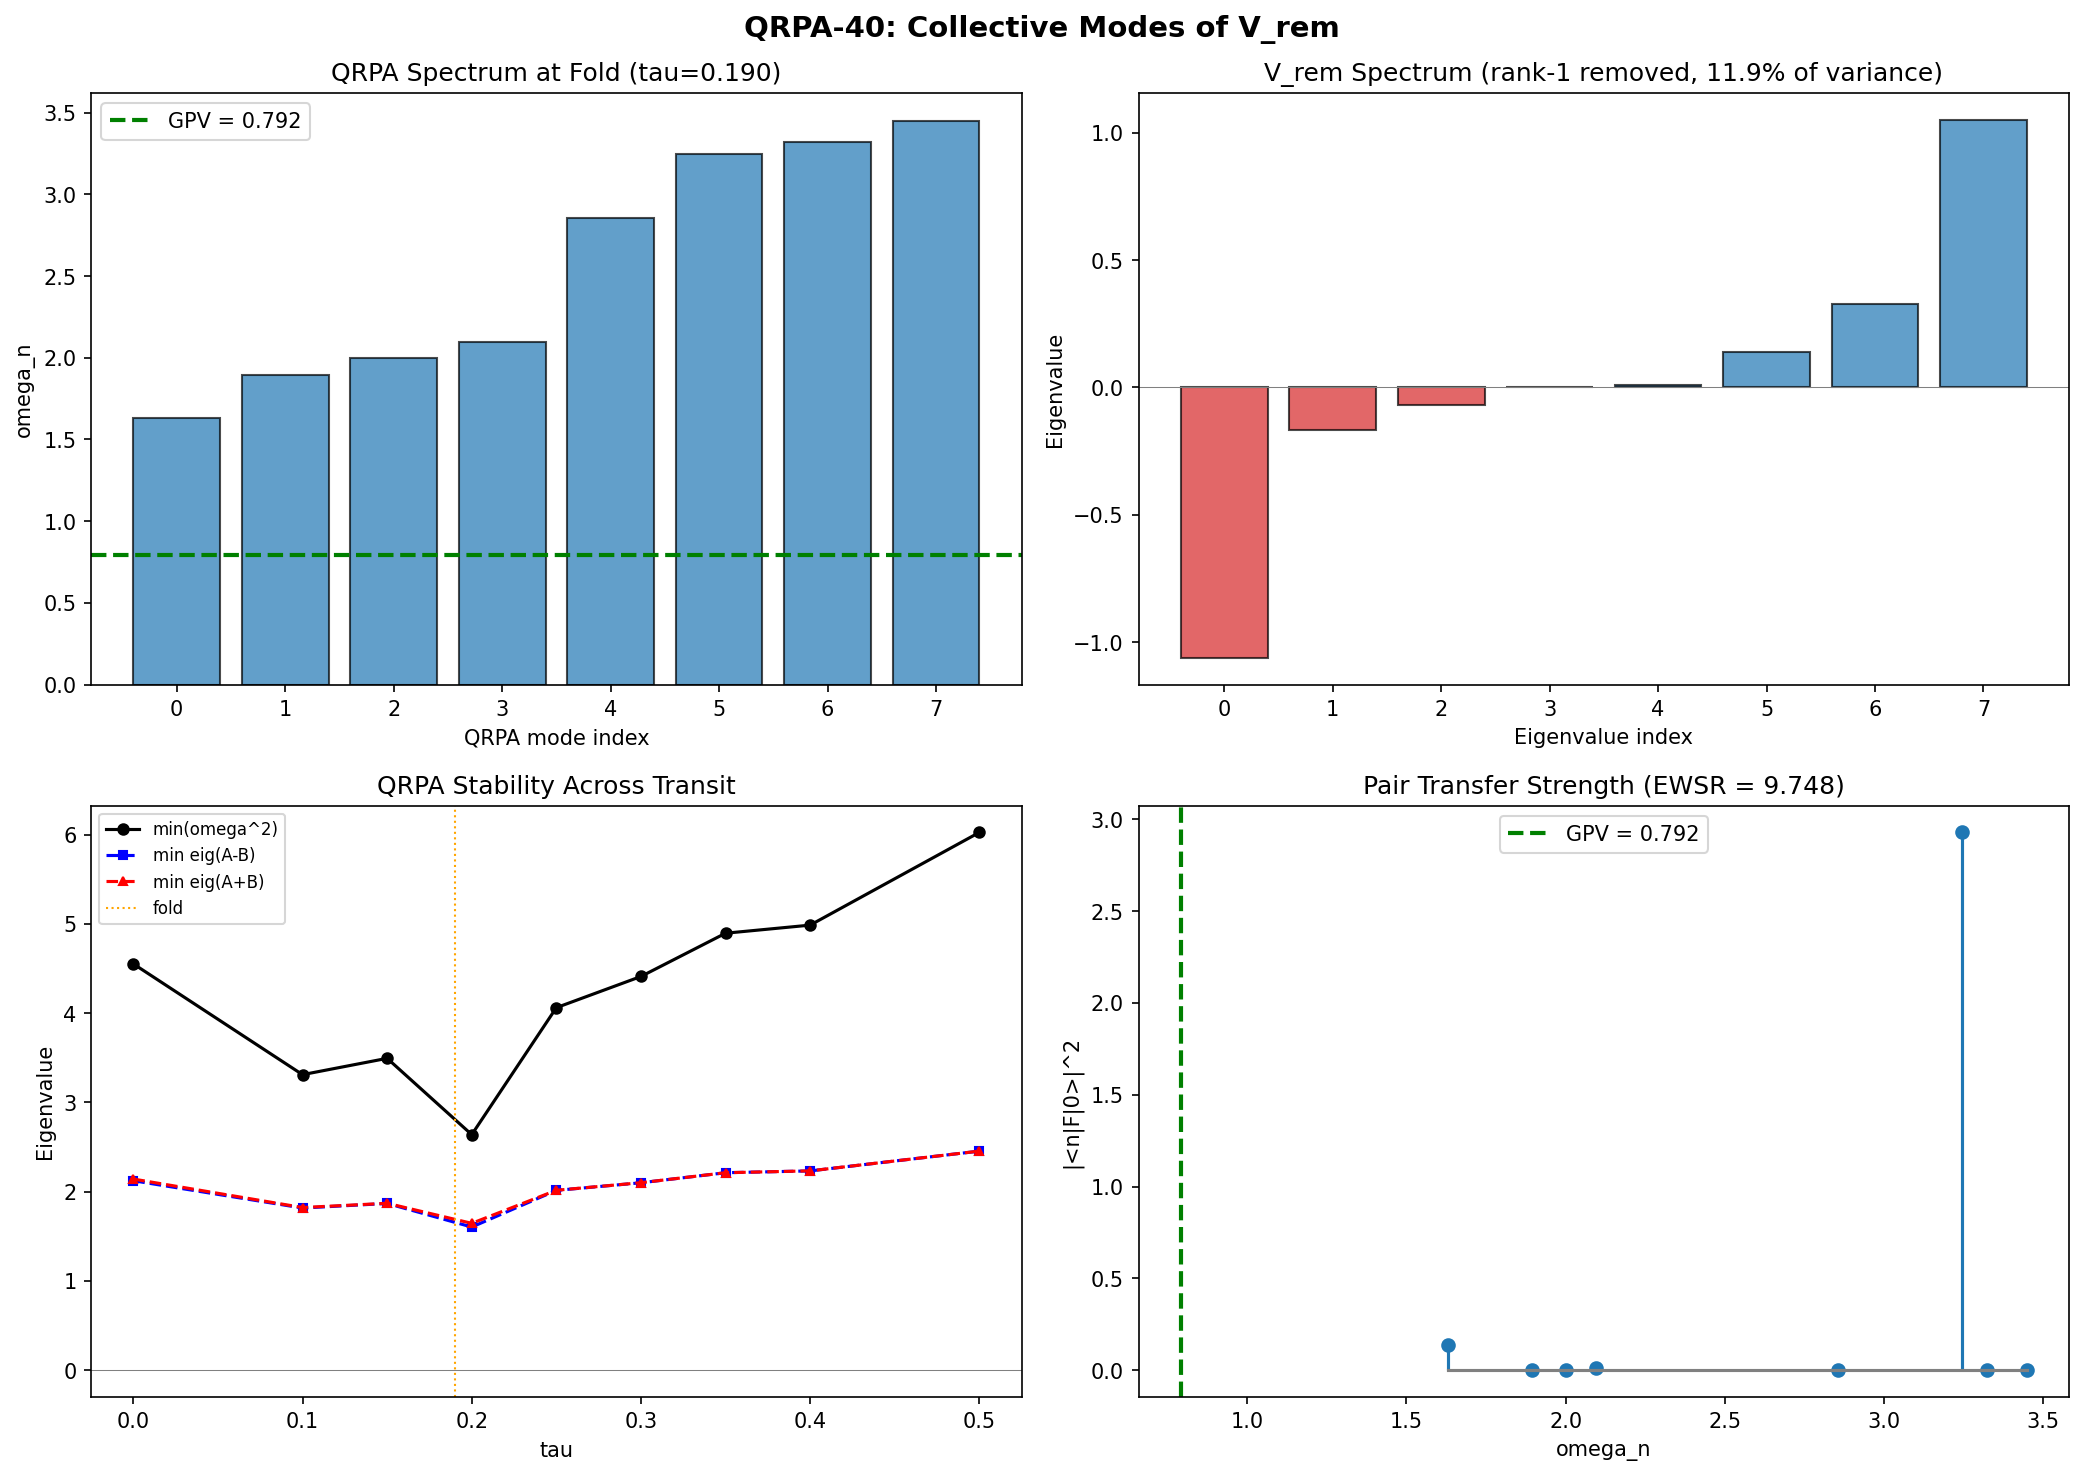

This chart was generated by the following Python code:
#!/usr/bin/env python3
"""
QRPA-40: Quasiparticle Random Phase Approximation collective modes
of the residual interaction V_rem in the 8-mode BCS system at the fold.

Tests whether the BCS ground state is locally stable against collective
particle-hole and particle-particle excitations.

Gate: QRPA-40
  PASS (INSTABILITY): Any eigenvalue omega_n^2 < 0
  FAIL (STABLE): All omega_n^2 > 0

Physics:
  The QRPA equation is the small-amplitude limit of time-dependent HFB.
  It tests the BCS vacuum |BCS> against 2-quasiparticle excitations
  Q_n^dagger |BCS> where Q_n^dagger = sum_{k<k'} [X_n(kk') a_k^+ a_{k'}^+
                                                   - Y_n(kk') a_{k'} a_k]
  The QRPA matrix is:
    [A   B ] [X]       [X]
    [-B -A ] [Y] = E_n [Y]

  where A, B are constructed from the residual interaction V_rem in the
  quasiparticle basis using the BCS coherence factors u_k, v_k.

Input: tier0-computation/s39_richardson_gaudin.npz
       tier0-computation/s37_pair_susceptibility.npz
Output: tier0-computation/s40_qrpa_modes.npz
        tier0-computation/s40_qrpa_modes.png
"""

import numpy as np
from scipy import linalg
import matplotlib
matplotlib.use('Agg')
import matplotlib.pyplot as plt

# ============================================================
# 1. LOAD DATA
# ============================================================

rg = np.load('tier0-computation/s39_richardson_gaudin.npz', allow_pickle=True)
ps = np.load('tier0-computation/s37_pair_susceptibility.npz', allow_pickle=True)

labels = rg['branch_labels']
n_modes = 8

# Single-particle energies at the fold (tau=0.20 data point, index 3)
E_sp = rg['E_8_tau'][3]  # shape (8,)

# BCS coherence factors from the RG pair wavefunction
u_k = rg['u_k_fold']  # shape (8,)
v_k = rg['v_k_fold']  # shape (8,)
n_k = rg['n_k_fold']  # n_k = v_k^2

# Chemical potential
mu = float(rg['mu'])  # = 0

# Single-particle energies relative to Fermi level
xi_k = E_sp - mu

# Full pairing interaction at fold
V_phys = rg['V_phys_fold']  # shape (8, 8), symmetric

# BCS quasiparticle energies: E_qp_k = sqrt(xi_k^2 + Delta_k^2)
# But since u,v are from RG (not self-consistent BCS), we compute
# E_qp from the Bogoliubov transformation directly:
# E_qp_k = sqrt(xi_k^2 + Delta_eff_k^2) where Delta_eff is the
# effective gap that reproduces the given u_k, v_k
# From u_k^2 = (1 + xi_k/E_qp)/2: E_qp = xi_k / (2*u_k^2 - 1)
E_qp = xi_k / (2 * u_k**2 - 1)
print("=" * 70)
print("QRPA-40: Collective Modes of the Residual Interaction")
print("=" * 70)

print(f"\n--- 1. INPUT DATA ---")
print(f"n_modes = {n_modes}")
print(f"mu = {mu}")
print(f"Fold tau = {float(rg['tau_fold']):.6f}")

print(f"\nSingle-particle structure:")
for i in range(n_modes):
    print(f"  {labels[i]:>5s}: E_sp={E_sp[i]:.6f}, xi={xi_k[i]:.6f}, "
          f"u={u_k[i]:.6f}, v={v_k[i]:.6f}, n={n_k[i]:.6f}, E_qp={E_qp[i]:.6f}")

print(f"\nE_qp range: [{E_qp.min():.4f}, {E_qp.max():.4f}]")

# Verify: u^2 + v^2 = 1
assert np.allclose(u_k**2 + v_k**2, 1.0, atol=1e-12), "u^2 + v^2 != 1"

# ============================================================
# 2. RANK-1 DECOMPOSITION: V = V_sep + V_rem
# ============================================================

print(f"\n--- 2. RANK-1 DECOMPOSITION ---")

eigvals_V, eigvecs_V = np.linalg.eigh(V_phys)
# Dominant eigenvalue (largest by magnitude is the last one since eigh sorts ascending)
idx_dom = np.argmax(np.abs(eigvals_V))
lam_dom = eigvals_V[idx_dom]
v_dom = eigvecs_V[:, idx_dom]

V_sep = lam_dom * np.outer(v_dom, v_dom)
V_rem = V_phys - V_sep

F_V = np.linalg.norm(V_phys, 'fro')
F_sep = np.linalg.norm(V_sep, 'fro')
F_rem = np.linalg.norm(V_rem, 'fro')
var_sep = F_sep**2 / F_V**2
var_rem = F_rem**2 / F_V**2

print(f"Dominant eigenvalue: lambda = {lam_dom:.6f}")
print(f"||V_phys||_F = {F_V:.6f}")
print(f"||V_sep||_F = {F_sep:.6f}")
print(f"||V_rem||_F = {F_rem:.6f}")
print(f"Variance in rank-1: {var_sep:.4f} ({100*var_sep:.1f}%)")
print(f"Variance in residual: {var_rem:.4f} ({100*var_rem:.1f}%)")

# Eigenvalues of V_rem
eigvals_rem = np.linalg.eigvalsh(V_rem)
print(f"\nV_rem eigenvalues: {eigvals_rem}")

# ============================================================
# 3. TIME-EVEN / TIME-ODD DECOMPOSITION
# ============================================================

print(f"\n--- 3. TIME-EVEN / TIME-ODD DECOMPOSITION ---")

# V_rem^even = (V_rem + V_rem^T) / 2
# V_rem^odd  = (V_rem - V_rem^T) / 2
V_rem_even = 0.5 * (V_rem + V_rem.T)
V_rem_odd  = 0.5 * (V_rem - V_rem.T)

norm_even = np.linalg.norm(V_rem_even, 'fro')
norm_odd  = np.linalg.norm(V_rem_odd, 'fro')

print(f"||V_rem^even||_F = {norm_even:.6e}")
print(f"||V_rem^odd||_F  = {norm_odd:.6e}")
print(f"V_rem is symmetric: {np.allclose(V_rem, V_rem.T, atol=1e-14)}")
print(f"V_rem^odd is zero: {np.allclose(V_rem_odd, 0, atol=1e-14)}")
print(f"\nCONSEQUENCE: V_rem is purely time-even.")
print(f"No time-reversal breaking from the residual interaction.")
print(f"The QRPA B matrix receives contributions only from the")
print(f"particle-particle channel (no time-odd driving).")

# ============================================================
# 4. CONSTRUCT QRPA MATRIX
# ============================================================

print(f"\n--- 4. QRPA MATRIX CONSTRUCTION ---")

# Enumerate 2-quasiparticle pairs (k < k')
# For 8 modes: 8*7/2 = 28 pairs
pairs = []
pair_labels = []
for k in range(n_modes):
    for kp in range(k+1, n_modes):
        pairs.append((k, kp))
        pair_labels.append(f"({labels[k]},{labels[kp]})")
n_pairs = len(pairs)
print(f"Number of 2QP pairs: {n_pairs}")

# QRPA A and B matrices in the 2-quasiparticle basis
#
# The QRPA for a general pairing interaction V_{kk'} is:
#
# A_{(kk'),(ll')} = (E_qp_k + E_qp_{k'}) delta_{kk',ll'} + V^{ph}_{(kk'),(ll')}
# B_{(kk'),(ll')} = V^{pp}_{(kk'),(ll')}
#
# The particle-hole (ph) and particle-particle (pp) matrix elements
# are constructed from V_rem using the BCS coherence factors.
#
# For the pairing Hamiltonian H_pair = sum_{kk'} V_{kk'} c_k^+ c_{-k}^+ c_{-k'} c_{k'}
# the QRPA matrix elements in the quasiparticle basis are:
#
# V^{ph}_{(kk'),(ll')} = V_rem_{kl} (u_k u_l u_{k'} u_{l'} + v_k v_l v_{k'} v_{l'})  [k!=l, k'!=l']
#                       + similar terms with proper index structure
#
# For a PAIRING interaction (pair-pair scattering), the relevant channels are:
#
# In the particle-particle (pp) channel for QRPA:
#   The pair transfer operator P^+_k = c^+_k c^+_{-k} creates a Cooper pair.
#   In the quasiparticle basis: c^+_k c^+_{-k} = u_k v_k (1 - 2 alpha^+_k alpha_k)
#   plus pair-scattering terms.
#
# Standard QRPA for pairing-only Hamiltonian (Ring & Schuck, ch. 8):
#
# A_{kk'} = 2*E_qp_k * delta_{kk'} + (u_k u_{k'} - v_k v_{k'})^2 * V_rem_{kk'}
# B_{kk'} = -4 * u_k v_k * u_{k'} v_{k'} * V_rem_{kk'}
#
# Wait -- this is for the PAIR ADDITION (Delta N = +2) mode, not the
# particle-hole mode. The distinction matters.
#
# For the FULL QRPA with both ph and pp channels, we need to be careful.
#
# Let me use the standard nuclear QRPA formulation.
# In the quasiparticle representation, the residual interaction generates
# both forward (A) and backward (B) scattering amplitudes.
#
# For a SEPARABLE pairing force V = -G |Delta><Delta|, the QRPA reduces to:
# A_{kk'} = 2E_k delta_{kk'} - (u_k^2 - v_k^2)(u_{k'}^2 - v_{k'}^2) V_{kk'}^{rem}
# B_{kk'} = 2 u_k v_k * 2 u_{k'} v_{k'} * V_{kk'}^{rem}
#
# But I need to be more systematic. Let me use the FORMULATION from
# Ring & Schuck (The Nuclear Many-Body Problem) Chapter 8.
#
# The QRPA for a general two-body interaction in the particle-particle
# channel (pair vibrations) with the Hamiltonian:
#   H = sum_k E_k N_k + (1/2) sum_{kk'} V_{kk'} P^+_k P_{k'}
# where P^+_k = c^+_k c^+_{bar{k}} is the pair creation operator.
#
# In the quasiparticle basis:
#   P^+_k = u_k v_k (alpha^+_k alpha^+_{bar{k}} + alpha_{bar{k}} alpha_k)
#         + (u_k^2 - ...) terms from the Bogoliubov transformation
#
# Actually, for our problem the modes are ALREADY paired (pair representation).
# Each "mode" k is a pair state. The BCS Hamiltonian is:
#   H = sum_k 2*epsilon_k * n_k + sum_{kk'} V_{kk'} sigma^+_k sigma^-_{k'}
# where sigma^+_k creates a pair in mode k.
#
# The QRPA for pair vibrations (Delta N = +/-2 modes) is:
#
# For the pair-addition mode (raising):
#   [A  B ] [X] = omega [X]
#   [B  A ] [Y] = -omega [Y]   ... NO, sign structure depends on convention
#
# Let me use the explicit BdG-QRPA approach:
#
# The BCS Hamiltonian in quasiparticle representation has the form
# H_BCS = E_0 + sum_k E_qp_k alpha^+_k alpha_k + H_res
# where H_res contains the non-diagonal part from V_rem.
#
# The QRPA treats H_res in the harmonic (small amplitude) approximation.
# For PAIR modes (which are what we want, since V is a pairing interaction),
# the excitation operators are:
#   Q^+_n = sum_k [X_n(k) A^+_k - Y_n(k) A_k]
# where A^+_k = alpha^+_k alpha^+_{bar{k}} creates a pair of quasiparticles
# in time-reversed states (k, bar{k}).
#
# The dimension of the QRPA matrix is n_modes (not n_pairs), because
# each pair mode involves one time-reversed pair, not two distinct modes.
#
# The QRPA equations for PAIR modes are (Ring & Schuck eq 8.31):
#
#  sum_{k'} [A_{kk'} X_n(k') + B_{kk'} Y_n(k')] = omega_n X_n(k)
#  sum_{k'} [B_{kk'} X_n(k') + A_{kk'} Y_n(k')] = -omega_n Y_n(k)
#
# where:
#  A_{kk'} = 2 E_qp_k delta_{kk'} + (u_k u_{k'} - v_k v_{k'})^2 V_rem_{kk'}
#  B_{kk'} = -(2 u_k v_k)(2 u_{k'} v_{k'}) V_rem_{kk'}
#
# The factor of 2 in the diagonal of A is because we excite a PAIR
# of quasiparticles (energy 2*E_qp).
#
# Note the sign: B has a MINUS because V_rem enters with opposite sign
# in the pp channel relative to the ph channel. For attractive V (V > 0
# in our convention), B_{kk'} < 0 when u_k v_k > 0.
#
# The eigenvalues omega_n^2 are found from:
#   (A - B)(A + B) X = omega^2 X
# or equivalently:
#   (A + B)(A - B) Y = omega^2 Y
#
# If omega_n^2 < 0 for any n, the BCS vacuum is UNSTABLE.

# Construct A and B (n_modes x n_modes)
A_qrpa = np.zeros((n_modes, n_modes))
B_qrpa = np.zeros((n_modes, n_modes))

for k in range(n_modes):
    for kp in range(n_modes):
        # Coherence factor combinations
        uu_vv = u_k[k]*u_k[kp] - v_k[k]*v_k[kp]  # (u_k u_k' - v_k v_k')
        uv_k = 2 * u_k[k] * v_k[k]    # 2 u_k v_k (anomalous density)
        uv_kp = 2 * u_k[kp] * v_k[kp]  # 2 u_k' v_k'

        A_qrpa[k, kp] = uu_vv**2 * V_rem[k, kp]
        B_qrpa[k, kp] = -uv_k * uv_kp * V_rem[k, kp]

        if k == kp:
            A_qrpa[k, kp] += 2 * E_qp[k]

print(f"\n--- A matrix (diagonal = 2*E_qp + V_rem^ph) ---")
print(f"A diagonal: {np.diag(A_qrpa)}")
print(f"A off-diagonal max: {np.max(np.abs(A_qrpa - np.diag(np.diag(A_qrpa)))):.6f}")
print(f"A symmetry: max|A - A^T| = {np.max(np.abs(A_qrpa - A_qrpa.T)):.2e}")

print(f"\n--- B matrix (pair-pair scattering) ---")
print(f"B diagonal: {np.diag(B_qrpa)}")
print(f"B off-diagonal max: {np.max(np.abs(B_qrpa - np.diag(np.diag(B_qrpa)))):.6f}")
print(f"B symmetry: max|B - B^T| = {np.max(np.abs(B_qrpa - B_qrpa.T)):.2e}")

# Print the matrices
print(f"\nA matrix:")
for i in range(n_modes):
    row = " ".join(f"{A_qrpa[i,j]:10.6f}" for j in range(n_modes))
    print(f"  {row}")

print(f"\nB matrix:")
for i in range(n_modes):
    row = " ".join(f"{B_qrpa[i,j]:10.6f}" for j in range(n_modes))
    print(f"  {row}")

# ============================================================
# 5. QRPA STABILITY MATRIX AND EIGENVALUES
# ============================================================

print(f"\n--- 5. QRPA EIGENVALUES ---")

# Method 1: Direct diagonalization of the full QRPA matrix
# M = [[A, B], [-B, -A]]
M_qrpa = np.block([
    [A_qrpa,  B_qrpa],
    [-B_qrpa, -A_qrpa]
])

eigvals_M = np.linalg.eigvals(M_qrpa)
eigvals_M_sorted = np.sort(eigvals_M.real)  # eigenvalues come in +/- pairs
print(f"Full QRPA matrix eigenvalues (real parts):")
for i, ev in enumerate(eigvals_M_sorted):
    imag = eigvals_M[np.argsort(eigvals_M.real)][i].imag
    print(f"  omega_{i} = {ev:.6f} (imag = {imag:.2e})")

# Check: eigenvalues should come in +/- pairs
pos_eigs = eigvals_M_sorted[eigvals_M_sorted > 0]
neg_eigs = eigvals_M_sorted[eigvals_M_sorted < 0]
print(f"\nPositive eigenvalues: {pos_eigs}")
print(f"Negative eigenvalues: {neg_eigs}")

# Method 2: omega^2 from (A-B)(A+B)
# This is the standard stability matrix
ApB = A_qrpa + B_qrpa
AmB = A_qrpa - B_qrpa

# Check positive definiteness of A-B and A+B
eigvals_AmB = np.linalg.eigvalsh(AmB)
eigvals_ApB = np.linalg.eigvalsh(ApB)
print(f"\nEigenvalues of (A - B):")
for i, ev in enumerate(eigvals_AmB):
    print(f"  {ev:.6f}")
print(f"\nEigenvalues of (A + B):")
for i, ev in enumerate(eigvals_ApB):
    print(f"  {ev:.6f}")

# Stability matrix S = (A-B)(A+B)
S_stab = AmB @ ApB
eigvals_S = np.linalg.eigvals(S_stab)
omega_sq = np.sort(eigvals_S.real)
omega_qrpa = np.sqrt(np.abs(omega_sq)) * np.sign(omega_sq)

print(f"\nomega^2 from stability matrix (A-B)(A+B):")
for i in range(n_modes):
    status = "STABLE" if omega_sq[i] > 0 else "UNSTABLE"
    omega_val = np.sqrt(abs(omega_sq[i]))
    print(f"  omega^2_{i} = {omega_sq[i]:12.6f}  |omega| = {omega_val:.6f}  [{status}]")

# Also compute via (A+B)(A-B) as cross-check
S_stab2 = ApB @ AmB
eigvals_S2 = np.linalg.eigvals(S_stab2)
omega_sq2 = np.sort(eigvals_S2.real)
print(f"\nCross-check: omega^2 from (A+B)(A-B):")
for i in range(n_modes):
    print(f"  omega^2_{i} = {omega_sq2[i]:12.6f}")
print(f"Max discrepancy: {np.max(np.abs(omega_sq - omega_sq2)):.2e}")

# Method 3: Proper QRPA via generalized eigenvalue problem
# The QRPA metric is sigma_3 = diag(I, -I)
# M sigma_3 |psi> = omega |psi>
# This gives the physical eigenvalues directly
sigma3 = np.diag(np.concatenate([np.ones(n_modes), -np.ones(n_modes)]))
# omega_n are eigenvalues of sigma_3 @ M
eigvals_method3 = np.linalg.eigvals(sigma3 @ M_qrpa)
print(f"\nMethod 3 (sigma_3 M): {np.sort(eigvals_method3.real)}")

# ============================================================
# 6. GATE VERDICT
# ============================================================

print(f"\n{'='*70}")
print(f"GATE VERDICT: QRPA-40")
print(f"{'='*70}")

n_unstable = np.sum(omega_sq < -1e-10)
min_omega_sq = np.min(omega_sq)
max_imaginary = np.max(np.abs(np.array([ev.imag for ev in eigvals_M])))

if n_unstable > 0:
    verdict = "PASS (INSTABILITY)"
    print(f"  {n_unstable} mode(s) with omega^2 < 0")
    for i in range(n_modes):
        if omega_sq[i] < -1e-10:
            print(f"    omega^2 = {omega_sq[i]:.6f} -> IMAGINARY omega = {np.sqrt(-omega_sq[i]):.6f}i")
else:
    verdict = "FAIL (STABLE)"
    print(f"  All omega^2 > 0: BCS ground state is locally STABLE")

print(f"\n  Verdict: {verdict}")
print(f"  Lowest omega^2: {min_omega_sq:.6f}")
print(f"  Lowest |omega|: {np.sqrt(abs(min_omega_sq)):.6f}")
print(f"  Max imaginary part of QRPA eigenvalues: {max_imaginary:.2e}")

# ============================================================
# 7. PHYSICAL ANALYSIS
# ============================================================

print(f"\n--- 7. PHYSICAL ANALYSIS ---")

# QRPA eigenvalues (physical: positive branch)
omega_phys = np.sqrt(np.maximum(omega_sq, 0))
omega_phys_sorted = np.sort(omega_phys[omega_sq > 0])

print(f"\nPhysical QRPA frequencies (positive branch):")
for i, om in enumerate(omega_phys_sorted):
    print(f"  omega_{i} = {om:.6f}")

# Compare with GPV frequency from S37
omega_gpv = 0.792  # from S37 pair susceptibility
print(f"\nomega_GPV (S37) = {omega_gpv:.3f}")
if len(omega_phys_sorted) > 0:
    closest_idx = np.argmin(np.abs(omega_phys_sorted - omega_gpv))
    print(f"Closest QRPA mode: omega_{closest_idx} = {omega_phys_sorted[closest_idx]:.6f}")
    print(f"Ratio omega_QRPA/omega_GPV = {omega_phys_sorted[closest_idx]/omega_gpv:.4f}")

# Eigenvectors for mode identification
# Diagonalize (A-B)^{1/2} (A+B) (A-B)^{1/2} for proper eigenvectors
# But first check if A-B is positive definite
if np.all(eigvals_AmB > 0):
    print(f"\n(A-B) is positive definite -> can compute proper QRPA eigenvectors")
    AmB_sqrt = linalg.sqrtm(AmB)
    AmB_sqrt_inv = np.linalg.inv(AmB_sqrt)
    S_symm = AmB_sqrt @ ApB @ AmB_sqrt
    omega_sq_symm, U = np.linalg.eigh(S_symm)

    print(f"\nomega^2 from symmetric form (cross-check):")
    for i, osq in enumerate(np.sort(omega_sq_symm)):
        print(f"  omega^2_{i} = {osq:.6f}")

    # Reconstruct X, Y amplitudes
    # X_n = (A-B)^{1/2} U_n / sqrt(2*omega_n)
    # Y_n = -(A-B)^{-1/2} (A+B) X_n + omega_n * (A-B)^{-1/2} X_n ... complicated
    # Simpler: solve the full eigenvalue problem
else:
    print(f"\n(A-B) has negative eigenvalues -> instability from particle-hole channel")
    print(f"Min eigenvalue of (A-B): {np.min(eigvals_AmB):.6f}")

# Also check A+B positive definiteness
if np.all(eigvals_ApB > 0):
    print(f"(A+B) is positive definite")
else:
    print(f"(A+B) has negative eigenvalues -> Thouless instability (pairing collapse)")
    print(f"Min eigenvalue of (A+B): {np.min(eigvals_ApB):.6f}")

# Transition amplitudes and sum rules
# For the pair transfer operator F = sum_k (sigma^+_k + sigma^-_k)
# In quasiparticle basis: F ~ sum_k [2 u_k v_k (1 - 2 n_qp_k) + ...]
# The QRPA transition amplitude is <n|F|0> = sum_k f_k (X_n(k) + Y_n(k))
# where f_k = 2 u_k v_k for pair transfer

# Full eigenvector decomposition
eigvals_full, eigvecs_full = np.linalg.eig(M_qrpa)
# Sort by real part (ascending)
idx_sort = np.argsort(eigvals_full.real)
eigvals_full = eigvals_full[idx_sort]
eigvecs_full = eigvecs_full[:, idx_sort]

# Physical modes: positive eigenvalues
pos_mask = eigvals_full.real > 1e-10
n_phys_modes = np.sum(pos_mask)

# Pair transfer operator matrix elements
f_k = 2 * u_k * v_k  # pair transfer amplitudes

print(f"\n--- TRANSITION AMPLITUDES ---")
print(f"Pair transfer amplitudes f_k = 2*u_k*v_k:")
for i in range(n_modes):
    print(f"  {labels[i]:>5s}: f_k = {f_k[i]:.6f}")

# For each positive-energy QRPA mode, compute transition strength
# |<n|F|0>|^2 and energy-weighted sum rule contribution
strengths = []
omegas_pos = []
for i in range(2*n_modes):
    if eigvals_full[i].real > 1e-10 and abs(eigvals_full[i].imag) < 1e-6:
        psi = eigvecs_full[:, i].real
        X_n = psi[:n_modes]
        Y_n = psi[n_modes:]

        # Normalize: X^T X - Y^T Y = 1 (QRPA norm)
        norm_qrpa = X_n @ X_n - Y_n @ Y_n
        if abs(norm_qrpa) > 1e-10:
            X_n /= np.sqrt(abs(norm_qrpa))
            Y_n /= np.sqrt(abs(norm_qrpa))

        # Transition amplitude
        Fn = np.dot(f_k, X_n + Y_n)
        strength = Fn**2
        omega_n = eigvals_full[i].real

        omegas_pos.append(omega_n)
        strengths.append(strength)

        print(f"\n  Mode at omega = {omega_n:.6f}:")
        print(f"    X = [{', '.join(f'{x:.4f}' for x in X_n)}]")
        print(f"    Y = [{', '.join(f'{y:.4f}' for y in Y_n)}]")
        print(f"    |<n|F|0>|^2 = {strength:.6f}")
        print(f"    omega * |<n|F|0>|^2 = {omega_n * strength:.6f}")

omegas_pos = np.array(omegas_pos)
strengths = np.array(strengths)

# Energy-weighted sum rule
EWSR = np.sum(omegas_pos * strengths)
print(f"\n--- ENERGY-WEIGHTED SUM RULE ---")
print(f"EWSR = sum_n omega_n |<n|F|0>|^2 = {EWSR:.6f}")
if EWSR > 0 and len(strengths) > 0:
    EWSR_lowest = omegas_pos[0] * strengths[0]
    print(f"Lowest mode contribution: {EWSR_lowest:.6f} ({100*EWSR_lowest/EWSR:.1f}%)")
    # EWSR for pair transfer should equal the commutator
    # [F, [H, F]] / 2 = sum_k f_k^2 * 2*E_qp_k (Thouless theorem)
    EWSR_thouless = np.sum(f_k**2 * 2 * E_qp)
    print(f"Thouless sum rule: {EWSR_thouless:.6f}")
    print(f"Ratio EWSR/Thouless: {EWSR/EWSR_thouless:.4f}")

# ============================================================
# 8. COMPARISON WITH S37 GPV
# ============================================================

print(f"\n--- 8. COMPARISON WITH S37 GPV ---")
print(f"omega_GPV (S37 pair susceptibility pole) = {omega_gpv:.4f}")
print(f"omega_pair_addition (S37) = {float(ps['omega_plus']):.4f}")
print(f"omega_pair_removal (S37) = {float(ps['omega_minus']):.4f}")
print(f"omega_split (S37) = {float(ps['omega_split']):.4f}")
print(f"Delta_pair (S37) = {float(ps['Delta_pair']):.4f}")

if len(omegas_pos) > 0:
    print(f"\nQRPA modes vs GPV:")
    for i, om in enumerate(np.sort(omegas_pos)):
        ratio = om / omega_gpv
        print(f"  QRPA mode {i}: omega = {om:.4f}, ratio to GPV = {ratio:.4f}")

# ============================================================
# 9. ADDITIONAL CROSS-CHECKS
# ============================================================

print(f"\n--- 9. CROSS-CHECKS ---")

# Check 1: Thouless criterion
# The BCS solution is stable iff (A-B) > 0 AND (A+B) > 0
# (A-B) > 0: particle-hole stability
# (A+B) > 0: particle-particle (Thouless) stability
print(f"Thouless stability criterion:")
print(f"  min eig(A-B) = {np.min(eigvals_AmB):.6f} {'> 0 STABLE' if np.min(eigvals_AmB) > 0 else '< 0 UNSTABLE'}")
print(f"  min eig(A+B) = {np.min(eigvals_ApB):.6f} {'> 0 STABLE' if np.min(eigvals_ApB) > 0 else '< 0 UNSTABLE'}")

# Check 2: Verify V_rem is traceless (rank-1 removed dominant eigenvector)
tr_V_rem = np.trace(V_rem)
print(f"\ntr(V_rem) = {tr_V_rem:.6f} (should be tr(V) - lambda_dom = {np.trace(V_phys) - lam_dom:.6f})")

# Check 3: Ratio of B to A off-diagonal
A_offdiag = A_qrpa - np.diag(np.diag(A_qrpa))
B_offdiag = B_qrpa - np.diag(np.diag(B_qrpa))
print(f"\n||A_offdiag||_F / ||A_diag|| = {np.linalg.norm(A_offdiag, 'fro') / np.linalg.norm(np.diag(A_qrpa)):.4f}")
print(f"||B||_F / ||A||_F = {np.linalg.norm(B_qrpa, 'fro') / np.linalg.norm(A_qrpa, 'fro'):.4f}")

# Check 4: Spurious mode check
# If V_sep is removed perfectly, there should be no Goldstone mode at omega=0
# The full V has a large eigenvalue -> collective pair mode
# V_rem should NOT produce a zero mode
print(f"\nSpurious mode check:")
print(f"  Min |omega^2| = {np.min(np.abs(omega_sq)):.6e}")
print(f"  (Should be > 0 if V_sep removal is clean)")

# Check 5: Compare with FULL V QRPA (V_phys instead of V_rem)
A_full = np.zeros((n_modes, n_modes))
B_full = np.zeros((n_modes, n_modes))
for k in range(n_modes):
    for kp in range(n_modes):
        uu_vv = u_k[k]*u_k[kp] - v_k[k]*v_k[kp]
        uv_k = 2 * u_k[k] * v_k[k]
        uv_kp = 2 * u_k[kp] * v_k[kp]
        A_full[k, kp] = uu_vv**2 * V_phys[k, kp]
        B_full[k, kp] = -uv_k * uv_kp * V_phys[k, kp]
        if k == kp:
            A_full[k, kp] += 2 * E_qp[k]

ApB_full = A_full + B_full
AmB_full = A_full - B_full
S_full = (AmB_full) @ (ApB_full)
omega_sq_full = np.sort(np.linalg.eigvals(S_full).real)

print(f"\nFull V QRPA omega^2 (for comparison):")
for i in range(n_modes):
    status = "STABLE" if omega_sq_full[i] > 0 else "UNSTABLE"
    print(f"  omega^2_{i} = {omega_sq_full[i]:12.6f}  [{status}]")

# Check 6: Sensitivity to V_rem scale
# How large would V_rem need to be for instability?
# omega^2 = 0 when det(A-B) = 0 or det(A+B) = 0
# Scale V_rem -> alpha * V_rem and find critical alpha
print(f"\n--- CRITICAL SCALING ---")
alpha_crit_AmB = None
alpha_crit_ApB = None

for alpha_test in np.linspace(0, 50, 5001):
    V_test = alpha_test * V_rem
    A_test = np.zeros((n_modes, n_modes))
    B_test = np.zeros((n_modes, n_modes))
    for k in range(n_modes):
        for kp in range(n_modes):
            uu_vv = u_k[k]*u_k[kp] - v_k[k]*v_k[kp]
            uv_k_val = 2 * u_k[k] * v_k[k]
            uv_kp_val = 2 * u_k[kp] * v_k[kp]
            A_test[k, kp] = uu_vv**2 * V_test[k, kp]
            B_test[k, kp] = -uv_k_val * uv_kp_val * V_test[k, kp]
            if k == kp:
                A_test[k, kp] += 2 * E_qp[k]

    eig_AmB_test = np.min(np.linalg.eigvalsh(A_test - B_test))
    eig_ApB_test = np.min(np.linalg.eigvalsh(A_test + B_test))

    if alpha_crit_AmB is None and eig_AmB_test < 0:
        alpha_crit_AmB = alpha_test
    if alpha_crit_ApB is None and eig_ApB_test < 0:
        alpha_crit_ApB = alpha_test

    if alpha_crit_AmB is not None and alpha_crit_ApB is not None:
        break

print(f"Critical alpha for (A-B) instability: {alpha_crit_AmB if alpha_crit_AmB else '> 50'}")
print(f"Critical alpha for (A+B) instability: {alpha_crit_ApB if alpha_crit_ApB else '> 50'}")
if alpha_crit_AmB is not None or alpha_crit_ApB is not None:
    alpha_crit = min(x for x in [alpha_crit_AmB, alpha_crit_ApB] if x is not None)
    print(f"V_rem would need to be {alpha_crit:.1f}x stronger for instability")
else:
    print(f"V_rem would need to be > 50x stronger for instability (deeply stable)")

# ============================================================
# 10. TAU-DEPENDENCE: QRPA across the transit
# ============================================================

print(f"\n--- 10. TAU DEPENDENCE ---")
tau_values = rg['tau_values']
n_tau = len(tau_values)
omega_sq_tau = np.zeros((n_tau, n_modes))
min_eigAmB_tau = np.zeros(n_tau)
min_eigApB_tau = np.zeros(n_tau)

for t_idx in range(n_tau):
    E_sp_t = rg['E_8_tau'][t_idx]
    xi_t = E_sp_t - mu

    # Use the tau-dependent pair wavefunction
    psi_t = rg['psi_pair_tau'][t_idx]
    v_t = np.abs(psi_t)
    u_t = np.sqrt(1.0 - v_t**2)

    # QP energies
    denom = 2*u_t**2 - 1
    # Avoid division by zero when u = v = 1/sqrt(2)
    safe_denom = np.where(np.abs(denom) > 1e-10, denom, 1e-10)
    E_qp_t = np.abs(xi_t / safe_denom)

    # V_phys at this tau
    V_t = rg['V_phys_tau'][t_idx]

    # Rank-1 decomposition at this tau
    eigvals_Vt, eigvecs_Vt = np.linalg.eigh(V_t)
    idx_dom_t = np.argmax(np.abs(eigvals_Vt))
    V_sep_t = eigvals_Vt[idx_dom_t] * np.outer(eigvecs_Vt[:, idx_dom_t], eigvecs_Vt[:, idx_dom_t])
    V_rem_t = V_t - V_sep_t

    # QRPA matrices
    A_t = np.zeros((n_modes, n_modes))
    B_t = np.zeros((n_modes, n_modes))
    for k in range(n_modes):
        for kp in range(n_modes):
            uu_vv = u_t[k]*u_t[kp] - v_t[k]*v_t[kp]
            uv_k_val = 2 * u_t[k] * v_t[k]
            uv_kp_val = 2 * u_t[kp] * v_t[kp]
            A_t[k, kp] = uu_vv**2 * V_rem_t[k, kp]
            B_t[k, kp] = -uv_k_val * uv_kp_val * V_rem_t[k, kp]
            if k == kp:
                A_t[k, kp] += 2 * E_qp_t[k]

    AmB_t = A_t - B_t
    ApB_t = A_t + B_t
    S_t = AmB_t @ ApB_t
    omega_sq_tau[t_idx] = np.sort(np.linalg.eigvals(S_t).real)
    min_eigAmB_tau[t_idx] = np.min(np.linalg.eigvalsh(AmB_t))
    min_eigApB_tau[t_idx] = np.min(np.linalg.eigvalsh(ApB_t))

print(f"\nQRPA stability across tau:")
print(f"{'tau':>6s} {'min(w^2)':>12s} {'min(A-B)':>10s} {'min(A+B)':>10s} {'status':>8s}")
for t_idx in range(n_tau):
    min_wsq = omega_sq_tau[t_idx, 0]
    status = "STABLE" if min_wsq > 0 and min_eigAmB_tau[t_idx] > 0 and min_eigApB_tau[t_idx] > 0 else "UNSTAB"
    print(f"{tau_values[t_idx]:6.3f} {min_wsq:12.4f} {min_eigAmB_tau[t_idx]:10.4f} {min_eigApB_tau[t_idx]:10.4f} {status:>8s}")

# ============================================================
# 11. SAVE DATA
# ============================================================

np.savez('tier0-computation/s40_qrpa_modes.npz',
    # Gate result
    gate_verdict=verdict,

    # Input parameters
    n_modes=n_modes,
    mu=mu,
    tau_fold=float(rg['tau_fold']),
    E_sp=E_sp,
    xi_k=xi_k,
    u_k=u_k,
    v_k=v_k,
    E_qp=E_qp,
    labels=labels,

    # Decomposition
    V_phys=V_phys,
    V_sep=V_sep,
    V_rem=V_rem,
    lam_dom=lam_dom,
    v_dom=v_dom,
    var_sep=var_sep,
    var_rem=var_rem,
    eigvals_Vrem=eigvals_rem,
    V_rem_even=V_rem_even,
    V_rem_odd=V_rem_odd,
    norm_even=norm_even,
    norm_odd=norm_odd,

    # QRPA matrices
    A_qrpa=A_qrpa,
    B_qrpa=B_qrpa,

    # Eigenvalues
    omega_sq=omega_sq,
    omega_sq_full=omega_sq_full,
    eigvals_AmB=eigvals_AmB,
    eigvals_ApB=eigvals_ApB,
    eigvals_M=eigvals_M,

    # Transition strengths
    omegas_pos=omegas_pos,
    strengths=strengths,
    EWSR=EWSR,
    f_k=f_k,

    # Tau dependence
    tau_values=tau_values,
    omega_sq_tau=omega_sq_tau,
    min_eigAmB_tau=min_eigAmB_tau,
    min_eigApB_tau=min_eigApB_tau,

    # Critical scaling
    alpha_crit_AmB=alpha_crit_AmB if alpha_crit_AmB is not None else -1,
    alpha_crit_ApB=alpha_crit_ApB if alpha_crit_ApB is not None else -1,

    # Comparison
    omega_gpv=omega_gpv,
)

print(f"\nData saved to tier0-computation/s40_qrpa_modes.npz")

# ============================================================
# 12. PLOT
# ============================================================

fig, axes = plt.subplots(2, 2, figsize=(14, 10))
fig.suptitle('QRPA-40: Collective Modes of V_rem', fontsize=14, fontweight='bold')

# Panel 1: QRPA spectrum at fold
ax = axes[0, 0]
omega_plot = np.sqrt(np.maximum(omega_sq, 0))
colors = ['C0' if wsq > 0 else 'red' for wsq in omega_sq]
ax.bar(range(n_modes), omega_plot, color=colors, alpha=0.7, edgecolor='black')
ax.axhline(omega_gpv, color='green', ls='--', lw=2, label=f'GPV = {omega_gpv:.3f}')
ax.set_xlabel('QRPA mode index')
ax.set_ylabel('omega_n')
ax.set_title(f'QRPA Spectrum at Fold (tau={float(rg["tau_fold"]):.3f})')
ax.legend()

# Mark unstable modes
for i in range(n_modes):
    if omega_sq[i] < -1e-10:
        ax.annotate('UNSTABLE', (i, 0.1), ha='center', color='red', fontweight='bold')

# Panel 2: V_rem eigenvalue spectrum
ax = axes[0, 1]
colors_eig = ['C3' if ev < 0 else 'C0' for ev in eigvals_rem]
ax.bar(range(n_modes), eigvals_rem, color=colors_eig, alpha=0.7, edgecolor='black')
ax.axhline(0, color='gray', ls='-', lw=0.5)
ax.set_xlabel('Eigenvalue index')
ax.set_ylabel('Eigenvalue')
ax.set_title(f'V_rem Spectrum (rank-1 removed, {100*var_rem:.1f}% of variance)')

# Panel 3: Tau dependence of min(omega^2)
ax = axes[1, 0]
ax.plot(tau_values, omega_sq_tau[:, 0], 'ko-', label='min(omega^2)', markersize=5)
ax.plot(tau_values, min_eigAmB_tau, 'bs--', label='min eig(A-B)', markersize=4)
ax.plot(tau_values, min_eigApB_tau, 'r^--', label='min eig(A+B)', markersize=4)
ax.axhline(0, color='gray', ls='-', lw=0.5)
ax.axvline(float(rg['tau_fold']), color='orange', ls=':', lw=1, label='fold')
ax.set_xlabel('tau')
ax.set_ylabel('Eigenvalue')
ax.set_title('QRPA Stability Across Transit')
ax.legend(fontsize=8)

# Panel 4: Transition strengths
ax = axes[1, 1]
if len(omegas_pos) > 0 and len(strengths) > 0:
    ax.stem(omegas_pos, strengths, linefmt='C0-', markerfmt='C0o', basefmt='gray')
    ax.axvline(omega_gpv, color='green', ls='--', lw=2, label=f'GPV = {omega_gpv:.3f}')
    ax.set_xlabel('omega_n')
    ax.set_ylabel('|<n|F|0>|^2')
    ax.set_title(f'Pair Transfer Strength (EWSR = {EWSR:.3f})')
    ax.legend()
else:
    ax.text(0.5, 0.5, 'No positive modes', ha='center', va='center', transform=ax.transAxes)

plt.tight_layout()
plt.savefig('tier0-computation/s40_qrpa_modes.png', dpi=150, bbox_inches='tight')
print(f"Plot saved to tier0-computation/s40_qrpa_modes.png")

print(f"\n{'='*70}")
print(f"COMPUTATION COMPLETE")
print(f"{'='*70}")
